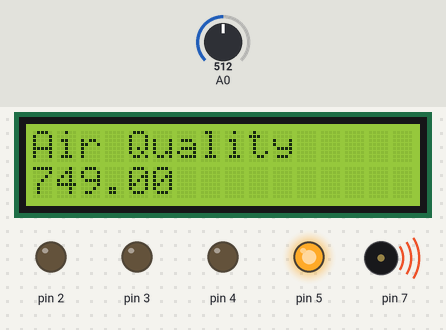
Simulated run of this sketch. Board: Arduino Uno, built with avr-gcc and run on an emulated ATmega328P. Parts: 16×2 character LCD, output pins drawn as LEDs (lit = HIGH), buzzer (waves = sounding). The test bench sets the inputs (shaded band); at power-on: A0 = 512.

Above: at 1.2 s.
1.3 s: A0 set to 184
At 1.9 s:
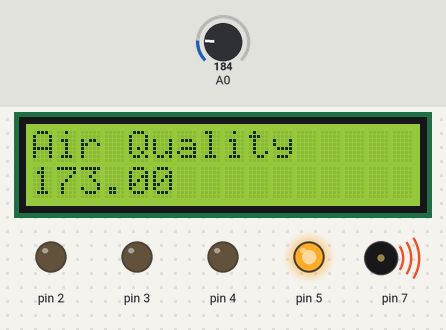
4.3 s: A0 set to 154
At 5.0 s:
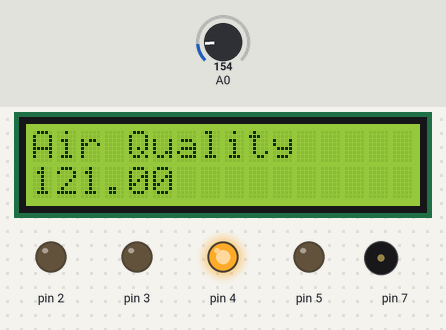
5.9 s: A0 set to 131
At 6.4 s:
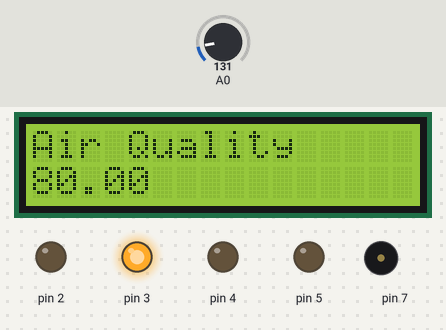
7.5 s: A0 set to 108
At 8.5 s:
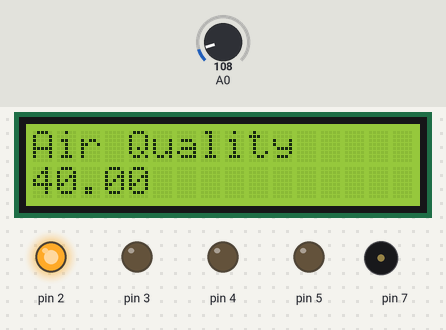
Timing chart, 0 to 10.0 s (numbered marks = the images above; inputs shaded):
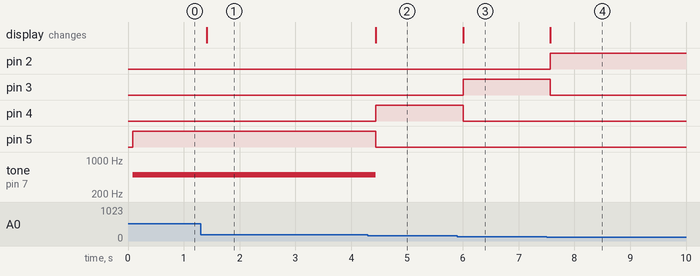

Measured:
- the behaviour switches between 171 and 170 on A0 (found by bisection; images 1 and 2)
- the behaviour switches between 142 and 141 on A0 (found by bisection; images 2 and 3)
- the behaviour switches between 114 and 113 on A0 (found by bisection; images 3 and 4)
- after the input at 1.3 s, the display: changes after 0.12 s (image 1)
- after the input at 4.3 s, pin 4: LOW → HIGH after 0.14 s; pin 5: HIGH → LOW after 0.14 s; tone on pin 7: 500 Hz → silent after 0.14 s; the display: changes after 0.14 s (image 2)
- after the input at 5.9 s, pin 3: LOW → HIGH after 0.11 s; pin 4: HIGH → LOW after 0.11 s; the display: changes after 0.11 s (image 3)
- after the input at 7.5 s, pin 2: LOW → HIGH after 0.07 s; pin 3: HIGH → LOW after 0.07 s; the display: changes after 0.07 s (image 4)

The sketch:

Program6_Air_Quality_Index.ino
```cpp
  // C++ code

  #include <LiquidCrystal_I2C.h>
  LiquidCrystal_I2C lcd(0x20, 16, 2);

  void setup()
  {
    pinMode(A0, INPUT);
    pinMode(2, OUTPUT);
    pinMode(3, OUTPUT);
    pinMode(4, OUTPUT);
    pinMode(5, OUTPUT);
    lcd.init();
    lcd.backlight();

    Serial.begin(9600);
  }

  void loop()
  {
    float answer = analogRead(A0);

    lcd.clear();
    lcd.setCursor(0, 0);
    lcd.print("Air Quality");
    lcd.setCursor(0, 1);

    answer = map(answer,85,370,0,500);
    lcd.print(answer);
    if(answer<50){
      digitalWrite(2, HIGH);
      digitalWrite(3, LOW);
      digitalWrite(4, LOW);
      digitalWrite(5, LOW);
      noTone(7);
    }else if(answer<100){
      digitalWrite(2, LOW);
      digitalWrite(3, HIGH);
      digitalWrite(4, LOW);
      digitalWrite(5, LOW);
      noTone(7);
    }else if(answer<150){
      digitalWrite(2, LOW);
      digitalWrite(3, LOW);
      digitalWrite(4, HIGH);
      digitalWrite(5, LOW);
      noTone(7);
    }else{
      digitalWrite(2, LOW);
      digitalWrite(3, LOW);
      digitalWrite(4, LOW);
      digitalWrite(5, HIGH);
      tone(7,500);
    }

    delay(100);

  }
```
